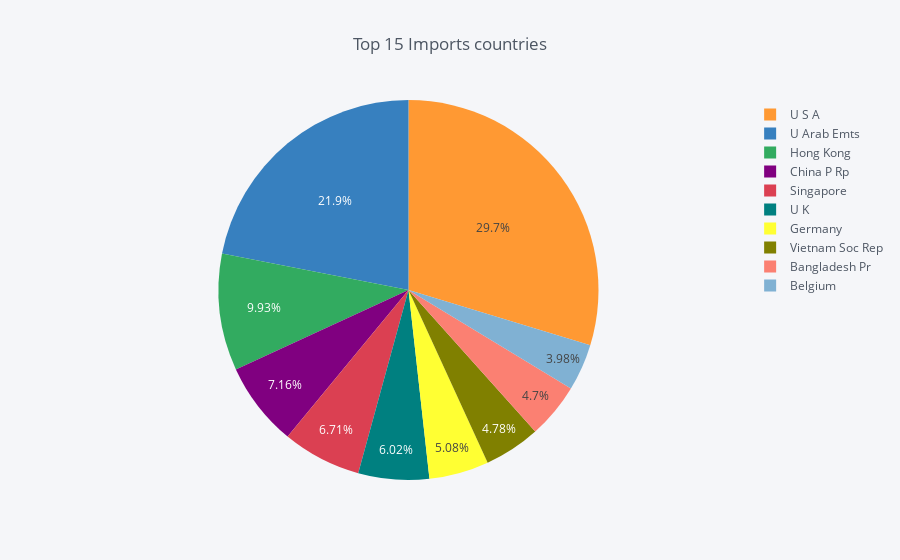

Notebook code for this chart:
### Code cell
#Top 15 exported countries

country = pd.pivot_table(data = exportdf, index = 'country_name', values = 'value' , aggfunc = np.sum).reset_index()
country = country.sort_values(by = 'value', ascending = False).reset_index(drop=True)
country.head(10).iplot(kind = 'pie', labels= 'country_name', values= 'value', title = 'Top 15 Imports countries')

### Figure 1 — Plotly figure (JSON) as saved in the notebook; plotly's stock layout.template omitted (floating-point values rounded to 4 significant figures)
{"data": [{"labels": ["U S A", "U Arab Emts", "Hong Kong", "China P Rp", "Singapore", "U K", "Germany", "Vietnam Soc Rep", "Bangladesh Pr", "Belgium"], "marker": {"colors": ["rgba(255, 153, 51, 1.0)", "rgba(55, 128, 191, 1.0)", "rgba(50, 171, 96, 1.0)", "rgba(128, 0, 128, 1.0)", "rgba(219, 64, 82, 1.0)", "rgba(0, 128, 128, 1.0)", "rgba(255, 255, 51, 1.0)", "rgba(128, 128, 0, 1.0)", "rgba(251, 128, 114, 1.0)", "rgba(128, 177, 211, 1.0)"]}, "name": "", "type": "pie", "values": [42330.0, 31260.0, 14160.0, 10200.0, 9567.0, 8581.0, 7245.0, 6815.0, 6695.0, 5668.0]}], "layout": {"legend": {"bgcolor": "#F5F6F9", "font": {"color": "#4D5663"}}, "paper_bgcolor": "#F5F6F9", "plot_bgcolor": "#F5F6F9", "title": "Top 15 Imports countries", "titlefont": {"color": "#4D5663"}}}
